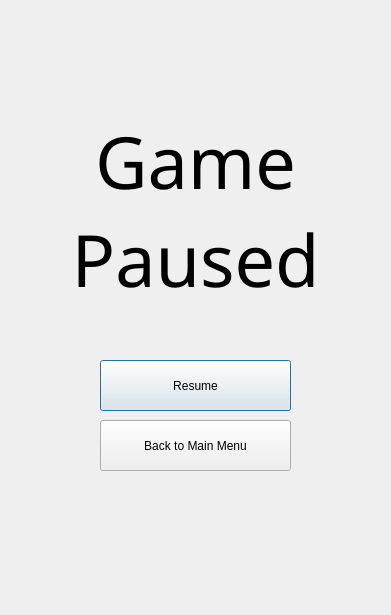
<?xml version="1.0" encoding="UTF-8"?>
<ui version="4.0">
 <class>Dialog</class>
 <widget class="QDialog" name="Dialog">
  <property name="geometry">
   <rect>
    <x>0</x>
    <y>0</y>
    <width>391</width>
    <height>615</height>
   </rect>
  </property>
  <property name="windowTitle">
   <string>Sudoku</string>
  </property>
  <widget class="QLabel" name="label_6">
   <property name="geometry">
    <rect>
     <x>20</x>
     <y>120</y>
     <width>351</width>
     <height>181</height>
    </rect>
   </property>
   <property name="font">
    <font>
     <family>A bit sketchy</family>
     <pointsize>54</pointsize>
    </font>
   </property>
   <property name="text">
    <string>Game
Paused</string>
   </property>
   <property name="alignment">
    <set>Qt::AlignCenter</set>
   </property>
  </widget>
  <widget class="QPushButton" name="resumeButton">
   <property name="geometry">
    <rect>
     <x>100</x>
     <y>360</y>
     <width>191</width>
     <height>51</height>
    </rect>
   </property>
   <property name="text">
    <string>Resume</string>
   </property>
  </widget>
  <widget class="QPushButton" name="backToMainMenuButton">
   <property name="geometry">
    <rect>
     <x>100</x>
     <y>420</y>
     <width>191</width>
     <height>51</height>
    </rect>
   </property>
   <property name="text">
    <string>Back to Main Menu</string>
   </property>
  </widget>
 </widget>
 <resources/>
 <connections/>
</ui>
